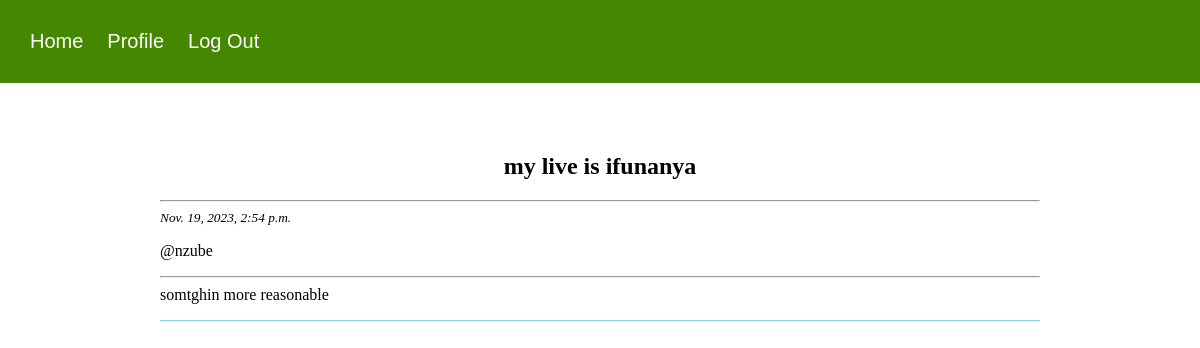
/post/readmore/3 (signed in), run on the app's committed database.
### core/models.py (models this page shows, shortened)
class Post(models.Model):
	profile = models.ForeignKey(Profile,on_delete = models.CASCADE,related_name= 'posts')
	title = models.CharField(max_length = 2030)
	body = models.CharField(max_length = 237898)
	date = models.DateTimeField(auto_now_add = True)

class Profile(models.Model):
	user = models.OneToOneField('auth.User',on_delete = models.CASCADE,related_name = 'profile')
	bio = models.CharField(max_length = 1220)
	address = models.CharField(max_length = 1220)
	roles = models.ForeignKey('Role',on_delete = models.CASCADE,related_name= 'profiles',null = True)
	date = models.DateTimeField(auto_now_add = True)

### core/views.py (the view)
# urls.py: path('post/readmore/<int:id>',ReadMore.as_view(),name='readmore'),
class ReadMore(UserMixin,generic.TemplateView):
	template_name = 'readpost.html'
	def get_context_data(self,**kwargs):
		context = super().get_context_data(**kwargs)
		post_id = self.kwargs.get('id')
		post = Post.objects.get(id=post_id)
		context['post'] = post
		return context

### core/utils.py (called while the page is built)
	def test_func(self):
		response = self.request.user.profile.roles.name == 'User'
		return response

### templates/readpost.html (shortened to what this page needs)
{%extends 'base.html'%}
{%block body%}
<div class = 'post-block'>
	<h2 style="text-align: center;">{{post.title}}</h2>
	<hr>
	<small><i>{{post.date}}</i> </small>
	<p>@{{post.profile.user.username}}</p>
	<hr>
	<pp>{{post.body}}</p>
</div>
{%endblock%}

### static/styles.css (style rules this page uses)
body { padding: 0px; margin: 0px; }
.post-block { width: 80%; margin-left: auto; margin-right: auto; / color: blue; margin-bottom: 20px; border-bottom: 1px solid skyblue; }

### data on the page
Post: title "my live is ifunanya", date "Nov. 19, 2023, 2:54 p.m.", profile.user.username "nzube", body "somtghin more reasonable"
